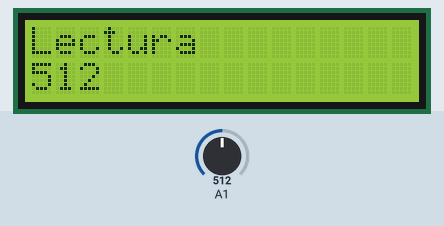
Recording of a sketch running on a simulated Arduino Uno, built with avr-gcc and run on an emulated ATmega328P. Parts: 16×2 character LCD. Inputs (shaded band) come from the test bench; at power-on: A1 = 512.

Above: at 1.2 s.
1.3 s: A1 set to 716
At 1.8 s:
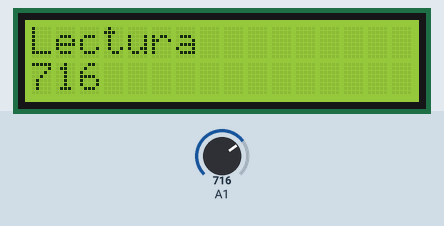
3.0 s: A1 set to 900
At 4.2 s:
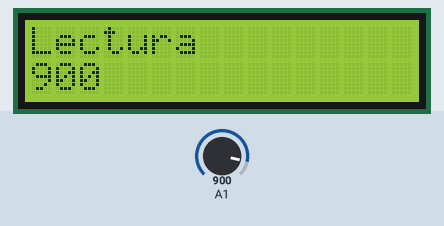
4.5 s: A1 set to 1023
At 6.0 s:
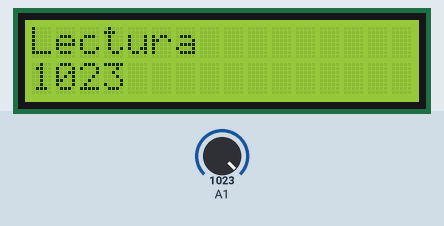
Timing chart, 0 to 7.5 s (numbered marks = the images above; inputs shaded):
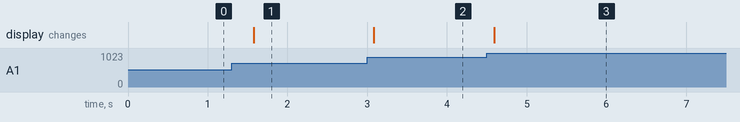

Measured:
- after the input at 1.3 s, the display: changes after 0.27 s (image 1)
- after the input at 3.0 s, the display: changes after 0.08 s (image 2)
- after the input at 4.5 s, the display: changes after 0.09 s (image 3)

The sketch:

SensorKit_Gas.ino
```cpp
#include <LiquidCrystal.h>


LiquidCrystal lcd(8, 9, 4, 5, 6, 7);

void setup() {
  // put your setup code here, to run once:
  lcd.begin(16, 2);
  pinMode(A1, INPUT);
}

void loop() {
  // put your main code here, to run repeatedly:
  lcd.setCursor(0, 0);
  lcd.print("Lectura");
  lcd.setCursor(0, 1);
  lcd.print(analogRead(A1));
  lcd.display();
  delay(300);
}
```
